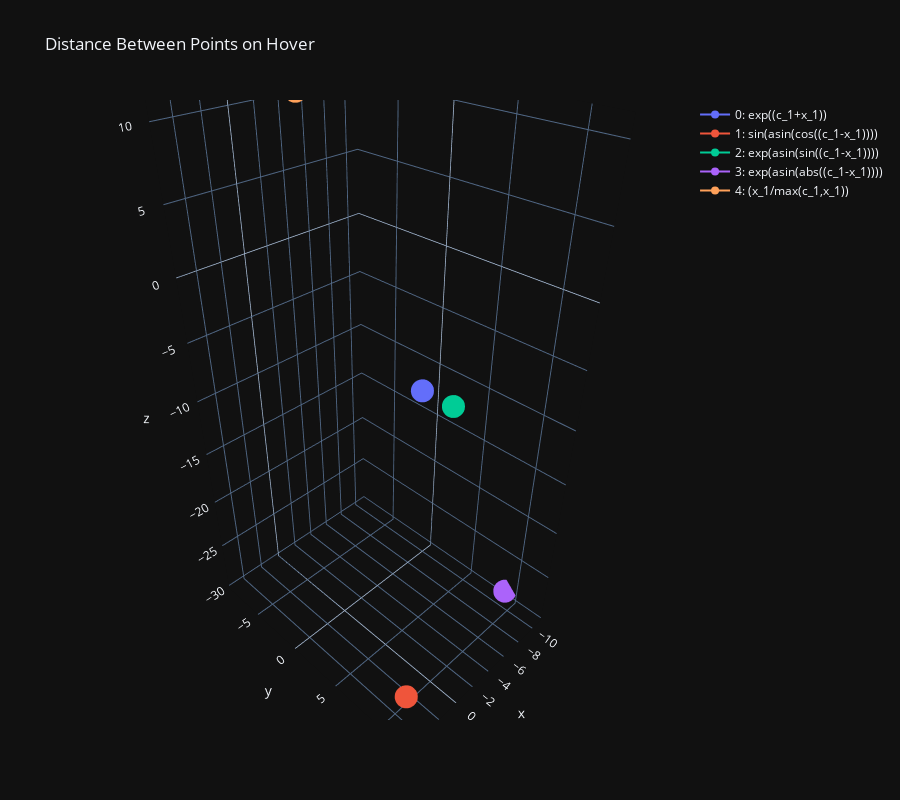

Notebook code for this chart:
### Code cell
import plotly.graph_objects as go
import numpy as np

# Sample data
x = df["x"][:5]
y = df["y"][:5]
z = df["z"][:5]

# Calculate distances between points
distances = []
for i in range(len(x)):
    row = []
    for j in range(len(x)):
        dist = np.sqrt((x[j] - x[i]) ** 2 + (y[j] - y[i]) ** 2 + (z[j] - z[i]) ** 2)
        row.append(dist)
    distances.append(row)

# Create hover text
hover_text = []
for i in range(len(x)):
    text = ""
    for j in range(len(x)):
        if i != j:
            text += f"Distance to {j}: {distances[i][j]:.2f}<br>"
    hover_text.append(text)

data = []
for i in range(5):
    data_point = go.Scatter3d(
        x=[x[i]],
        y=[y[i]],
        z=[z[i]],
        hoverinfo="x+y+z+text",
        text=hover_text[i],
        name=f"{i}: {str(interpolated_df['Category'][i])}",
    )
    data.append(data_point)

# Create scatter plot
fig = go.Figure(data=data)

# Update layout
fig.update_layout(
    autosize=True,
    height=800,
    title="Distance Between Points on Hover",
    xaxis=dict(title="X-axis"),
    yaxis=dict(title="Y-axis"),
    hovermode="closest",
)
plot(
    fig,
    filename="distance.html",
    auto_open=False,
    image="png",
)
fig.show()

### Figure 1 — Plotly figure (JSON) as saved in the notebook; plotly's stock layout.template omitted (floating-point values rounded to 4 significant figures)
{"data": [{"hoverinfo": "x+y+z+text", "name": "0: exp((c_1+x_1))", "text": "Distance to 1: 21.38<br>Distance to 2: 6.05<br>Distance to 3: 24.39<br>Distance to 4: 21.57<br>", "type": "scatter3d", "x": [-3.076], "y": [5.288], "z": [-6.259]}, {"hoverinfo": "x+y+z+text", "name": "1: sin(asin(cos((c_1-x_1))))", "text": "Distance to 0: 21.38<br>Distance to 2: 20.81<br>Distance to 3: 16.62<br>Distance to 4: 41.84<br>", "type": "scatter3d", "x": [5.101], "y": [12.03], "z": [-24.83]}, {"hoverinfo": "x+y+z+text", "name": "2: exp(asin(sin((c_1-x_1))))", "text": "Distance to 0: 6.05<br>Distance to 1: 20.81<br>Distance to 3: 19.73<br>Distance to 4: 24.30<br>", "type": "scatter3d", "x": [-7.592], "y": [4.43], "z": [-10.2]}, {"hoverinfo": "x+y+z+text", "name": "3: exp(asin(abs((c_1-x_1))))", "text": "Distance to 0: 24.39<br>Distance to 1: 16.62<br>Distance to 2: 19.73<br>Distance to 4: 43.45<br>", "type": "scatter3d", "x": [-10.67], "y": [9.061], "z": [-29.13]}, {"hoverinfo": "x+y+z+text", "name": "4: (x_1/max(c_1,x_1))", "text": "Distance to 0: 21.57<br>Distance to 1: 41.84<br>Distance to 2: 24.30<br>Distance to 3: 43.45<br>", "type": "scatter3d", "x": [-4.96], "y": [-8.536], "z": [10.19]}], "layout": {"autosize": true, "height": 800, "hovermode": "closest", "title": {"text": "Distance Between Points on Hover"}, "xaxis": {"title": {"text": "X-axis"}}, "yaxis": {"title": {"text": "Y-axis"}}}}
